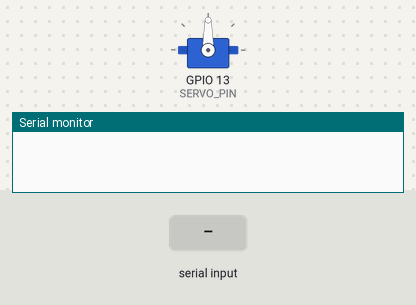
The sketch below on a simulated ESP32. Shown: servo, the last lines printed to the serial monitor. The inputs (shaded band) are chosen by the test bench. Nothing arrives over Bluetooth unless stated.

Above: at 1.2 s.
1.3 s: "1" received over the second serial link
At 1.77 s:
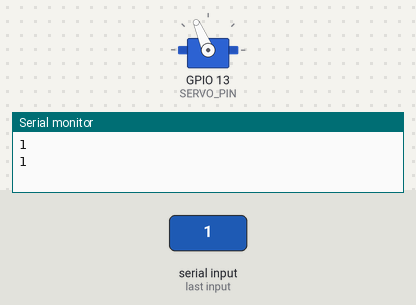
At 2.37 s:
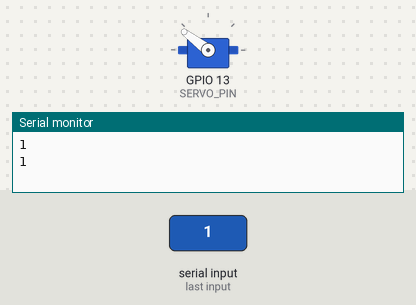
4.3 s: "2" received over the second serial link
At 7.41 s:
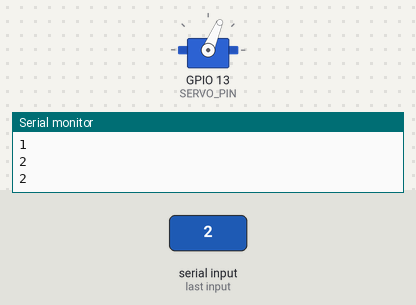
Timing chart, 0 to 12.1 s (numbered marks = the images above; inputs shaded):
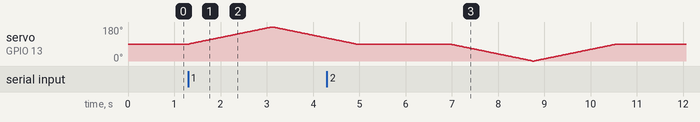

Measured:
- after the input at 1.3 s, servo on GPIO 13 (SERVO_PIN): rises from 90° to 180° in 1.8 s, then falls to 122° in 1.2 s

The sketch:

ESP_Arm_bluetooth.ino
```cpp
#include <ESP32Servo.h>
#include "BluetoothSerial.h"

#if !defined(CONFIG_BT_ENABLED) || !defined(CONFIG_BLUEDROID_ENABLED)
#error Bluetooth is not enabled! Please run `make menuconfig` to and enable it
#endif
#if !defined(CONFIG_BT_SPP_ENABLED)
#error Serial Bluetooth not available or not enabled. It is only available for the ESP32 chip.
#endif

// Bluetooth Serial Object (Handle)
BluetoothSerial SerialBT;

#define SERVO_PIN 13 // ESP32 pin GIOP26 connected to servo motor

Servo servoMotor;

void setup() {
  Serial.begin(115200);
  SerialBT.begin("ESP32test");
  servoMotor.attach(SERVO_PIN);  // attaches the servo on ESP32 pin
  servoMotor.write(90);
}

void loop() {

  bluetooth();


}

void event(char x) {
  Serial.println(x);
  if (x == '1') {
    AC1();
  }
  else if (x == '2') {
    AC2();
  }
  else if (x == '0'){
    servoMotor.write(90);
  }

}

void bluetooth() {
  char incoming;
  while (SerialBT.available()) {
    incoming = SerialBT.read();
    Serial.println(incoming);
    event(incoming);
  }

}

void AC1() {
  move1();
  delay(2000);
  servoMotor.write(90);
}


void AC2() {
  move2();
  delay(2000);
  servoMotor.write(90);
}


void move1() {
  // rotates from 90 degrees to 180 degrees
  for (int pos = 90; pos <= 180; pos += 1) {
    // in steps of 1 degree
    servoMotor.write(pos);
    delay(20); // waits 15ms to reach the position
  }
  // rotates from 90 degrees to 0 degrees
  for (int pos = 180; pos >= 90; pos -= 1) {
    servoMotor.write(pos);
    delay(20); // waits 15ms to reach the position
  }
}

void move2() {
  // rotates from 90 degrees to 0 degrees
  for (int pos = 90; pos >= 0; pos -= 1) {
    servoMotor.write(pos);
    delay(20); // waits 15ms to reach the position
  }
  // rotates from 90 degrees to 180 degrees
  for (int pos = 0; pos <= 90; pos += 1) {
    // in steps of 1 degree
    servoMotor.write(pos);
    delay(20); // waits 15ms to reach the position
  }
}
```
